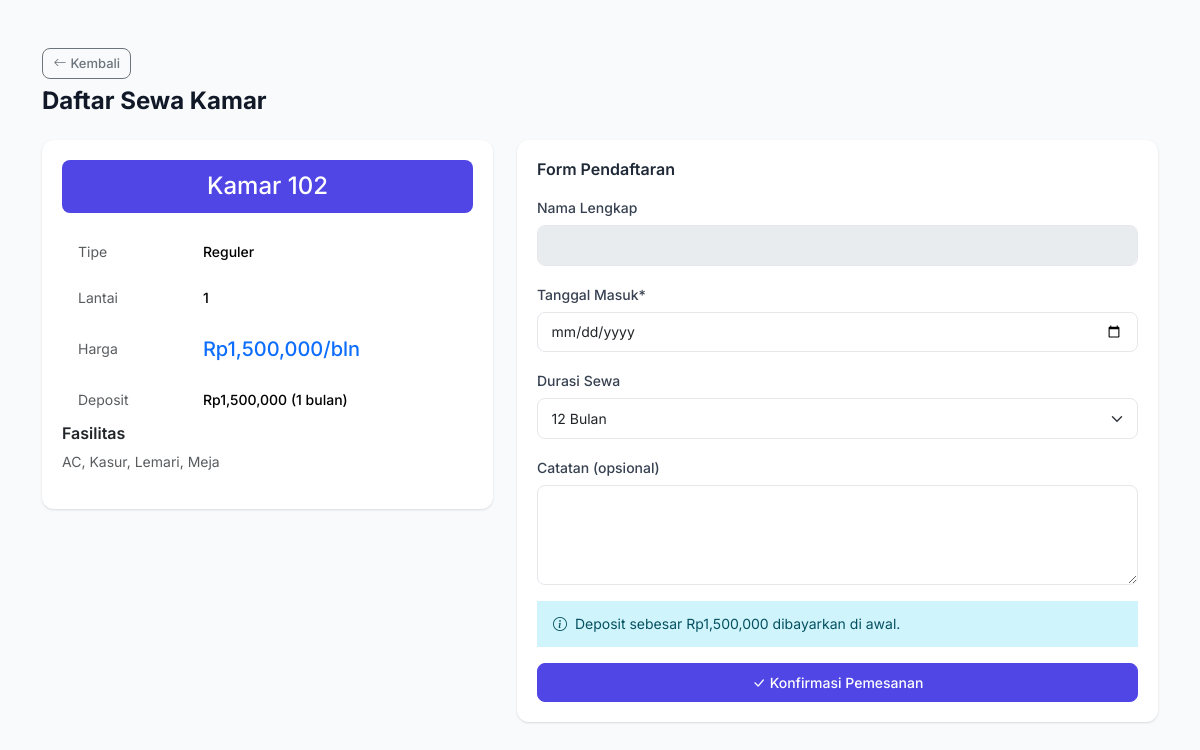
Page /onboarding/daftar/2 on the committed database.
### models.py (models this page shows, shortened)
class Room(db.Model):
    __tablename__ = "rooms"
    id = db.Column(db.Integer, primary_key=True)
    nomor_kamar = db.Column(db.String(10), unique=True, nullable=False)
    lantai = db.Column(db.Integer, default=1)
    tipe = db.Column(db.String(50), default="Reguler")
    harga_per_bulan = db.Column(db.Float, nullable=False)
    ukuran = db.Column(db.String(50))
    fasilitas = db.Column(db.Text)
    status = db.Column(db.String(20), default="tersedia")
    deskripsi = db.Column(db.Text)
    created_at = db.Column(db.DateTime, default=datetime.utcnow)
    bookings = db.relationship("Booking", backref="room", lazy="dynamic")
    maintenance_requests = db.relationship("MaintenanceRequest", backref="room", lazy="dynamic")

### routes/onboarding.py (the view, shortened to what this page needs)
@onboarding_bp.route("/daftar/<int:room_id>", methods=["GET", "POST"])
def daftar(room_id):
    room = Room.query.get_or_404(room_id)
    if room.status != "tersedia":
        flash("Kamar sudah tidak tersedia.", "warning")
        return redirect(url_for("onboarding.index"))
    return render_template("onboarding/daftar.html", room=room)

### app.py (called while the page is built)
def create_app():
    app = Flask(__name__)
    app.config.from_object("config.Config")
    db.init_app(app)
    login_manager.init_app(app)
    csrf.init_app(app)
    login_manager.login_view = "auth.login"
    login_manager.login_message = "Silakan login terlebih dahulu."
    from models import User
    @login_manager.user_loader
    def load_user(user_id):
        return User.query.get(int(user_id))
    @app.context_processor
    def inject_now():
        from datetime import datetime
        return {"now": datetime.now()}
    @app.context_processor
    def inject_utility():
        from datetime import date
        return {"date_today": date.today()}
    from routes import register_routes
    register_routes(app)
    with app.app_context():
        db.create_all()
    return app

### templates/onboarding/daftar.html (shortened to what this page needs)
{% extends "base.html" %}
{% block content %}
<div class="container py-4">
    <div class="page-header">
        <a href="{{ url_for('onboarding.index') }}" class="btn btn-outline-secondary btn-sm mb-2">
            <i class="bi bi-arrow-left me-1"></i>Kembali
        </a>
        <h1>Daftar Sewa Kamar</h1>
    </div>
    <div class="row g-4">
        <div class="col-md-5">
            <div class="card border-0">
                <div class="card-body">
                    <div class="text-center mb-3">
                        <div class="room-header" style="background:var(--primary);color:white;padding:.75rem 1rem;border-radius:var(--radius-sm)">
                            <h4 class="mb-0">Kamar {{ room.nomor_kamar }}</h4>
                        </div>
                    </div>
                    <table class="table table-borderless">
                        <tr>
                            <td class="text-muted">Tipe</td>
                            <td class="fw-medium">{{ room.tipe }}</td>
                        </tr>
                        <tr>
                            <td class="text-muted">Lantai</td>
                            <td class="fw-medium">{{ room.lantai }}</td>
                        </tr>
                        <tr>
                            <td class="text-muted">Harga</td>
                            <td class="fw-medium text-primary fs-5">Rp{{ "{:,.0f}".format(room.harga_per_bulan) }}/bln</td>
                        </tr>
                        <tr>
                            <td class="text-muted">Deposit</td>
                            <td class="fw-medium">Rp{{ "{:,.0f}".format(room.harga_per_bulan) }} (1 bulan)</td>
                        </tr>
                    </table>
                    {% if room.fasilitas %}
                    <h6 class="fw-semibold">Fasilitas</h6>
                    <p class="text-muted small">{{ room.fasilitas }}</p>
                    {% endif %}
                </div>
            </div>
        </div>
        <div class="col-md-7">
            <div class="card border-0">
                <div class="card-body">
                    <h5 class="card-title mb-3">Form Pendaftaran</h5>
                    <form method="POST">
                        <div class="mb-3">
                            <label class="form-label">Nama Lengkap</label>
                            <input type="text" class="form-control" value="{{ current_user.nama_lengkap }}" disabled>
                        </div>
                        <div class="mb-3">
                            <label class="form-label">Tanggal Masuk*</label>
                            <input type="date" name="tanggal_masuk" class="form-control" required
                                min="{{ date_today.isoformat() }}">
                        </div>
                        <div class="mb-3">
                            <label class="form-label">Durasi Sewa</label>
                            <select name="durasi" class="form-select">
                                <option value="12" selected>12 Bulan</option>
                            </select>
                        </div>
                        <div class="mb-3">
                            <label class="form-label">Catatan (opsional)</label>
                            <textarea name="deposit_catatan" class="form-control" rows="2"></textarea>
                        </div>
                        <div class="alert alert-info">
                            <i class="bi bi-info-circle me-1"></i>
                            Deposit sebesar Rp{{ "{:,.0f}".format(room.harga_per_bulan) }} dibayarkan di awal.
                        </div>
                        <div class="d-grid gap-2">
                            <button type="submit" class="btn btn-primary btn-lg">
                                <i class="bi bi-check-lg me-1"></i>Konfirmasi Pemesanan
                            </button>
                        </div>
                    </form>
                </div>
            </div>
        </div>
    </div>
</div>
{% endblock %}

### static/css/style.css (style rules this page uses)
:root { --primary: #4f46e5; --primary-dark: #4338ca; --primary-light: #eef2ff; --success: #10b981; --warning: #f59e0b; --danger: #ef4444; --info: #3b82f6; --gray-50: #f9fafb; --gray-100: #f3f4f6; --gray-200: #e5e7eb; --gray-300: #d1d5db; --gray-400: #9ca3af; --gray-500: #6b7280; --gray-600: #4b5563; --gray-700: #374151; --gray-800: #1f2937; --gray-900: #111827; --radius: 12px; --radius-sm: 8px; --shadow: 0 1px 3px rgba(0,0,0,.08), 0 1px 2px rgba(0,0,0,.06); --shadow-md: 0 4px 6px rgba(0,0,0,.07), 0 2px 4px rgba(0,0,0,.06); --shadow-lg: 0 10px 15px rgba(0,0,0,.1), 0 4px 6px rgba(0,0,0,.05); }
* { box-sizing: border-box; }
body { font-family: 'Inter', -apple-system, BlinkMacSystemFont, sans-serif; background: var(--gray-50); color: var(--gray-800); line-height: 1.6; }
.card { border: none; border-radius: var(--radius); box-shadow: var(--shadow); transition: box-shadow .2s; }
.card-body { padding: 1.25rem; }
.card-title { font-size: 1rem; font-weight: 600; color: var(--gray-800); }
.table { margin-bottom: 0; }
.table td { padding: .75rem 1rem; vertical-align: middle; font-size: .875rem; }
.btn { font-weight: 500; font-size: .875rem; padding: .5rem 1rem; border-radius: var(--radius-sm); transition: all .15s; }
.btn-primary { background: var(--primary); border-color: var(--primary); }
.btn-sm { padding: .3rem .65rem; font-size: .8125rem; }
.form-control, .form-select { border: 1.5px solid var(--gray-200); border-radius: var(--radius-sm); padding: .55rem .85rem; font-size: .875rem; transition: border-color .15s; }
.form-label { font-weight: 500; font-size: .875rem; color: var(--gray-700); margin-bottom: .35rem; }
textarea.form-control { min-height: 100px; }
.alert { border: none; border-radius: 0; font-size: .875rem; padding: .75rem 1rem; }
.page-header { margin-bottom: 1.5rem; }
.page-header h1 { font-size: 1.5rem; font-weight: 700; color: var(--gray-900); margin: 0; }

### rows in the picture
Room: nomor_kamar "102", tipe "Reguler", lantai "1", harga_per_bulan "1,500,000", fasilitas "AC, Kasur, Lemari, Meja"
